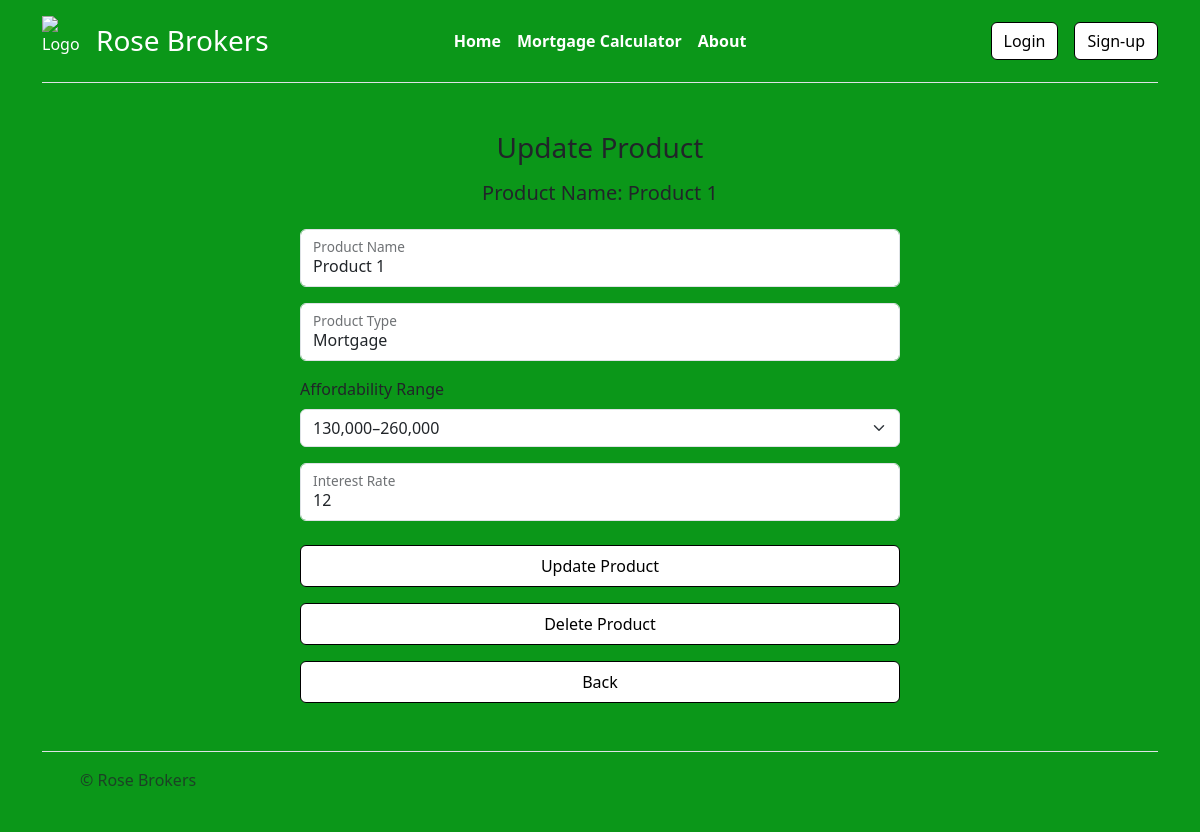
/update-product.php?id=3, run on the app's committed database.
### tables this page shows
CREATE TABLE "Products" (
	"ProductsID"	INTEGER NOT NULL,
	"Name"	TEXT NOT NULL,
	"affordabilityRange"	INTEGER NOT NULL,
	"interestRate"	INTEGER NOT NULL,
	"productType"	TEXT,
	PRIMARY KEY("ProductsID" AUTOINCREMENT)
);

### update-product.php (the view, shortened to what this page needs)
<?php
$productID = intval($_GET["id"]);
$db = new SQLite3("MortgageSystem.db");
$stmt = $db->prepare("SELECT * FROM Products WHERE ProductsID = :id");
$stmt->bindValue(":id", $productID, SQLITE3_INTEGER);
$result = $stmt->execute();
$product = $result->fetchArray(SQLITE3_ASSOC);
?>
<!DOCTYPE html>
<html lang="en">
<head>
    <link rel="stylesheet" href="https://cdn.jsdelivr.net/npm/bootstrap@5.3.3/dist/css/bootstrap.min.css">
    <link rel="stylesheet" href="style.css">
</head>
<body>
<div class="home">
    <?php include("navbar.php"); ?>
    <main class="form-updatedetails w-50 m-auto my-5">
        <form method="POST">
            <h1 class="h3 mb-3 fw-normal text-center">Update Product</h1>
            <h2 class="h5 mb-4 text-center">Product Name: <?= htmlspecialchars($product["Name"]) ?></h2>
            <div class="form-floating mb-3">
                <input type="text" class="form-control" id="productName" name="productName"
                       value="<?= htmlspecialchars($product["Name"]) ?>" required>
                <label for="productName">Product Name</label>
            </div>
            <div class="form-floating mb-3">
                <input type="text" class="form-control" id="productType" name="productType"
                       value="<?= htmlspecialchars($product["productType"]) ?>" required>
                <label for="productType">Product Type</label>
            </div>
            <div class="mb-3">
                <label for="affordabilityRange" class="form-label">Affordability Range</label>
                <select class="form-select" id="affordabilityRange" name="affordabilityRange" required>
                    <?php
                    $ranges = [
                        "1" => "30,000–80,000",
                        "2" => "80,000–130,000",
                        "3" => "130,000–260,000",
                        "4" => "260,000–500,000"
                    ];
                    foreach ($ranges as $key => $label) {
                        $selected = ($product["affordabilityRange"] == $key) ? "selected" : "";
                        echo "<option value=\"$key\" $selected>$label</option>";
                    }
                    ?>
                </select>
            </div>
            <div class="form-floating mb-4">
                <input type="number" step="0.01" class="form-control" id="interestRate" name="interestRate"
                       value="<?= htmlspecialchars($product["interestRate"]) ?>" required>
                <label for="interestRate">Interest Rate</label>
            </div>
            <button class="btn btn-primary w-100 py-2 mb-3" type="submit" name="update">Update Product</button>
        </form>
        <form action="delete-product.php" method="POST" onsubmit="return confirm('Are you sure you want to delete this product?');">
            <button class="btn btn-danger w-100 py-2 mb-3" type="submit">Delete Product</button>
        </form>
        <a href="broker-products.php" class="btn btn-outline-secondary w-100 py-2">Back</a>
    </main>
    <?php include("footer.php"); ?>
</div>
</body>
</html>

### style.css (style rules this page uses)
.btn { background-color: white !important; border-color: black !important; color: black !important; }
body { background-color: #0B9719 !important; }

### data on the page
products: Name "Product 1", productName "Product 1", productType "Mortgage", interestRate "12"

### other printed values
form field affordabilityRange "130,000–260,000"
